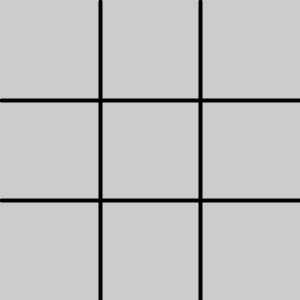
Frame 1 (no input)
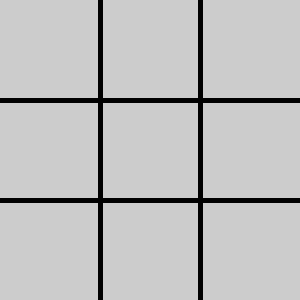
Frame 60 (the mouse pressed at the canvas centre just before this capture)
Frame 120 (the mouse held since frame 60 and released just before this capture): identical to frame 60, image omitted

The Processing sketch that drew these frames (run headless with seeded random() and noise(); from frame 60 on, the mouse is pressed at the canvas centre):

// Processing sketch: GameTicTacToe
// ── GameTicTacToe.pde
/*
Estudiantes:
  Alexander Garcia
  Erick Carvajal
  Daniel Madriz
*/

import java.util.Random;
Board b = new Board();
int Scale=100;
int  XVALUE=1;
int  OVALUE=2;


void setup(){
  Random rand = new Random();
  strokeWeight(4);  // line Thicker
  size(300,300);
  int randomnumber= rand.nextInt((1 - 0) + 1) + 0;
  b.printBoard();
  if (1==randomnumber){
    b.minimax(0, 1);
    b.placeAMove(b.computersMove, 1);
    drawX(b.computersMove.x,b.computersMove.y);
    b.printBoard();
  }

}

void draw()
{
  drawBoard();
}

void mouseClicked() {
  int x = getX();
  int y = getY();
    if (b.returCellValue(x,y)==0){
        drawO(x,y);
        Point point = new Point(x, y);
        b.placeAMove(point, 2); 
        b.printBoard();
        b.minimax(0, 1);            
        b.placeAMove(b.computersMove, 1);
        drawX(b.computersMove.x,b.computersMove.y);
        b.printBoard();
    }
    else{
      System.out.println("Cell is not available for selection");
    }
    if (b.hasWon(XVALUE)) 
      System.out.println("Unfortunately, you lost!");
    else if (b.hasWon(OVALUE)) 
      System.out.println("You win!"); //Can't happen
    else if(b.getEmptyCells().isEmpty())
      System.out.println("It's a draw!");
}

int getX()
{
   int x=mouseX/Scale;
   return x;

}

int getY()
{
   int y=mouseY/Scale;
   return y;
}

void drawBoard()
{
  line(Scale,1,Scale,Scale*3); //vertical line
  line(Scale*2,1,Scale*2,Scale*3);  //vertical line  
  line(1,Scale,Scale*3,Scale);  //horizontal line
  line(1,Scale*2,Scale*3,Scale*2);  //horizontal line
}

void drawO(int x,int y)
{
  strokeWeight(4);  // line Thicker
  ellipse(x*Scale+Scale/2, y*Scale+Scale/2, Scale-20, Scale-20);
}

void drawX(int x,int y)
{
  line(x*Scale+10, y*Scale+10, x*Scale+Scale-10, y*Scale+Scale-10);
  line(Scale+x*Scale-10, y*Scale+10, x*Scale+10, y*Scale+Scale-10);
}
// ── Board.pde
/*
Estudiantes:
  Alexander Garcia
  Erick Carvajal
  Daniel Madriz
*/


import java.util.*;
import java.util.ArrayList;


class Board {
  Point computersMove;
  List<Point> emptyCells;
  int[][] board = new int[3][3];
  
  public List<Point> getEmptyCells() {
    emptyCells = new ArrayList();
    for (int i = 0; i < 3; ++i) {
      for (int j = 0; j < 3; ++j) {
        if (board[i][j] == 0) {
          emptyCells.add(new Point(i, j));
        }
      }
    }
    return emptyCells;
  }
   
  public boolean hasWon(int value) {
    //Evaluate Diagonal
    if ((board[0][0] == board[1][1] && board[0][0] == board[2][2] && board[0][0] == value) || (board[0][2] == board[1][1] && board[0][2] == board[2][0] && board[0][2] == value)) {
      return true;
    }
    //Evaluate Rows and Columns
    for (int i = 0; i < 3; ++i) {
      if (((board[i][0] == board[i][1] && board[i][0] == board[i][2] && board[i][0] == value)
      || (board[0][i] == board[1][i] && board[0][i] == board[2][i] && board[0][i] == value))) {
        return true;
      }
    }
    return false;
  }
   
  public void placeAMove(Point point, int player) {
    board[point.x][point.y] = player;
  } 
   
  public void printBoard() {
    System.out.println();
    for (int rows = 0; rows < 3; ++rows) {
      for (int cols = 0; cols < 3; ++cols) {
        System.out.print(board[rows][cols] + " ");
      }
      System.out.println();
    }
  } 
    
  public int returCellValue(int x, int y) {
    return board[x][y];
  }
  
  public int minimax(int depth, int turn) {
    if (hasWon(XVALUE)) return +1; 
    if (hasWon(OVALUE)) return -1;
    List<Point> pointsAvailable = getEmptyCells();
    if (pointsAvailable.isEmpty()) return 0; 
    
    int min = Integer.MAX_VALUE, max = Integer.MIN_VALUE;
    for (int i = 0; i < pointsAvailable.size(); ++i) { 
      Point point = pointsAvailable.get(i);
      if (turn == 1) {
        placeAMove(point, 1);
        int currentScore = minimax(depth + 1, 2);
        max = Math.max(currentScore, max);
        if(depth == 0)System.out.println("Score for position "+(i+1)+" = "+currentScore);
        if(currentScore >= 0){ if(depth == 0) computersMove = point;}
        if(currentScore == 1){board[point.x][point.y] = 0; break;} 
        if(i == pointsAvailable.size()-1 && max < 0){
           if(depth == 0)computersMove = point;
         }
       }
       else if (turn == 2) {
         placeAMove(point, 2);
         int currentScore = minimax(depth + 1, 1);
         min = Math.min(currentScore, min);
       if(min == -1){board[point.x][point.y] = 0; break;}
     }
     board[point.x][point.y] = 0; //Reset this point
   }
   return turn == 1?max:min;
 }
 
 }
// ── Point.pde
/*
Estudiantes:
  Alexander Garcia
  Erick Carvajal
  Daniel Madriz
*/

class Point {

    int x, y;

    public Point(int x, int y) {
        this.x = x;
        this.y = y;
    }

    @Override
    public String toString() {
        return "[" + x + ", " + y + "]";
    }
}
// ── PointsAndScores.pde
/*
Estudiantes:
  Alexander Garcia
  Erick Carvajal
  Daniel Madriz
*/

class PointsAndScores {

    int score;
    Point point;

    PointsAndScores(int score, Point point) {
        this.score = score;
        this.point = point;
    }
}
